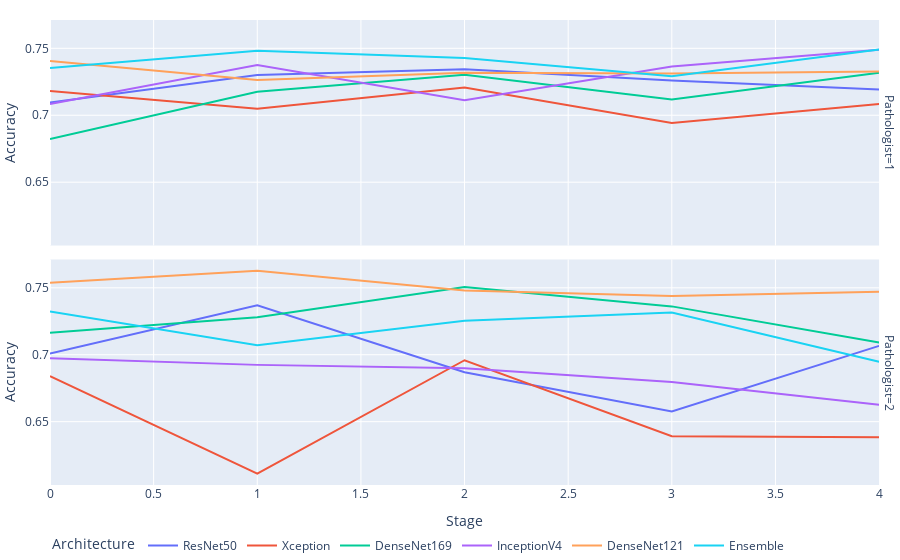

The code cell stored with this chart in its notebook:
### Code cell
import plotly.express as px

fig = px.line(df_total, x="Stage", y="Accuracy", color='Architecture',
              facet_row="Pathologist")
fig.update_layout(autosize=True, margin={'l': 0, 'r': 0, 't': 20, 'b': 0})
fig.update_layout(legend=dict(
    yanchor="top",
    y=1.10,
    xanchor="left",
    x=0.10,
    orientation= "h",
))
fig.write_image('ssl_gleasson_acc_v1.pdf')
fig.show()

### Figure 1 — Plotly figure (JSON) as saved in the notebook; plotly's stock layout.template omitted (floating-point values rounded to 4 significant figures)
{"data": [{"hovertemplate": "Architecture=ResNet50<br>Pathologist=1<br>Stage=%{x}<br>Accuracy=%{y}<extra></extra>", "legendgroup": "ResNet50", "line": {"color": "#636efa", "dash": "solid"}, "mode": "lines", "name": "ResNet50", "orientation": "v", "showlegend": true, "type": "scatter", "x": [0, 1, 2, 3, 4], "xaxis": "x2", "y": [0.7095, 0.73, 0.7344, 0.726, 0.7193], "yaxis": "y2"}, {"hovertemplate": "Architecture=ResNet50<br>Pathologist=2<br>Stage=%{x}<br>Accuracy=%{y}<extra></extra>", "legendgroup": "ResNet50", "line": {"color": "#636efa", "dash": "solid"}, "mode": "lines", "name": "ResNet50", "orientation": "v", "showlegend": false, "type": "scatter", "x": [0, 1, 2, 3, 4], "xaxis": "x", "y": [0.7008, 0.737, 0.6869, 0.6577, 0.7066], "yaxis": "y"}, {"hovertemplate": "Architecture=Xception<br>Pathologist=1<br>Stage=%{x}<br>Accuracy=%{y}<extra></extra>", "legendgroup": "Xception", "line": {"color": "#EF553B", "dash": "solid"}, "mode": "lines", "name": "Xception", "orientation": "v", "showlegend": true, "type": "scatter", "x": [0, 1, 2, 3, 4], "xaxis": "x2", "y": [0.7182, 0.7049, 0.7208, 0.6942, 0.7083], "yaxis": "y2"}, {"hovertemplate": "Architecture=Xception<br>Pathologist=2<br>Stage=%{x}<br>Accuracy=%{y}<extra></extra>", "legendgroup": "Xception", "line": {"color": "#EF553B", "dash": "solid"}, "mode": "lines", "name": "Xception", "orientation": "v", "showlegend": false, "type": "scatter", "x": [0, 1, 2, 3, 4], "xaxis": "x", "y": [0.684, 0.6111, 0.6959, 0.6392, 0.6383], "yaxis": "y"}, {"hovertemplate": "Architecture=DenseNet169<br>Pathologist=1<br>Stage=%{x}<br>Accuracy=%{y}<extra></extra>", "legendgroup": "DenseNet169", "line": {"color": "#00cc96", "dash": "solid"}, "mode": "lines", "name": "DenseNet169", "orientation": "v", "showlegend": true, "type": "scatter", "x": [0, 1, 2, 3, 4], "xaxis": "x2", "y": [0.6823, 0.7176, 0.7303, 0.7118, 0.7318], "yaxis": "y2"}, {"hovertemplate": "Architecture=DenseNet169<br>Pathologist=2<br>Stage=%{x}<br>Accuracy=%{y}<extra></extra>", "legendgroup": "DenseNet169", "line": {"color": "#00cc96", "dash": "solid"}, "mode": "lines", "name": "DenseNet169", "orientation": "v", "showlegend": false, "type": "scatter", "x": [0, 1, 2, 3, 4], "xaxis": "x", "y": [0.7164, 0.728, 0.7506, 0.7361, 0.7092], "yaxis": "y"}, {"hovertemplate": "Architecture=InceptionV4<br>Pathologist=1<br>Stage=%{x}<br>Accuracy=%{y}<extra></extra>", "legendgroup": "InceptionV4", "line": {"color": "#ab63fa", "dash": "solid"}, "mode": "lines", "name": "InceptionV4", "orientation": "v", "showlegend": true, "type": "scatter", "x": [0, 1, 2, 3, 4], "xaxis": "x2", "y": [0.7083, 0.7376, 0.7112, 0.7364, 0.7488], "yaxis": "y2"}, {"hovertemplate": "Architecture=InceptionV4<br>Pathologist=2<br>Stage=%{x}<br>Accuracy=%{y}<extra></extra>", "legendgroup": "InceptionV4", "line": {"color": "#ab63fa", "dash": "solid"}, "mode": "lines", "name": "InceptionV4", "orientation": "v", "showlegend": false, "type": "scatter", "x": [0, 1, 2, 3, 4], "xaxis": "x", "y": [0.6973, 0.6924, 0.6898, 0.6797, 0.6626], "yaxis": "y"}, {"hovertemplate": "Architecture=DenseNet121<br>Pathologist=1<br>Stage=%{x}<br>Accuracy=%{y}<extra></extra>", "legendgroup": "DenseNet121", "line": {"color": "#FFA15A", "dash": "solid"}, "mode": "lines", "name": "DenseNet121", "orientation": "v", "showlegend": true, "type": "scatter", "x": [0, 1, 2, 3, 4], "xaxis": "x2", "y": [0.7405, 0.7263, 0.7318, 0.7312, 0.7326], "yaxis": "y2"}, {"hovertemplate": "Architecture=DenseNet121<br>Pathologist=2<br>Stage=%{x}<br>Accuracy=%{y}<extra></extra>", "legendgroup": "DenseNet121", "line": {"color": "#FFA15A", "dash": "solid"}, "mode": "lines", "name": "DenseNet121", "orientation": "v", "showlegend": false, "type": "scatter", "x": [0, 1, 2, 3, 4], "xaxis": "x", "y": [0.7538, 0.7627, 0.748, 0.7439, 0.7471], "yaxis": "y"}, {"hovertemplate": "Architecture=Ensemble<br>Pathologist=1<br>Stage=%{x}<br>Accuracy=%{y}<extra></extra>", "legendgroup": "Ensemble", "line": {"color": "#19d3f3", "dash": "solid"}, "mode": "lines", "name": "Ensemble", "orientation": "v", "showlegend": true, "type": "scatter", "x": [0, 1, 2, 3, 4], "xaxis": "x2", "y": [0.7352, 0.7483, 0.7428, 0.7292, 0.7491], "yaxis": "y2"}, {"hovertemplate": "Architecture=Ensemble<br>Pathologist=2<br>Stage=%{x}<br>Accuracy=%{y}<extra></extra>", "legendgroup": "Ensemble", "line": {"color": "#19d3f3", "dash": "solid"}, "mode": "lines", "name": "Ensemble", "orientation": "v", "showlegend": false, "type": "scatter", "x": [0, 1, 2, 3, 4], "xaxis": "x", "y": [0.7323, 0.7072, 0.7254, 0.7315, 0.6947], "yaxis": "y"}], "layout": {"annotations": [{"font": {}, "showarrow": false, "text": "Pathologist=2", "textangle": 90, "x": 0.98, "xanchor": "left", "xref": "paper", "y": 0.2425, "yanchor": "middle", "yref": "paper"}, {"font": {}, "showarrow": false, "text": "Pathologist=1", "textangle": 90, "x": 0.98, "xanchor": "left", "xref": "paper", "y": 0.7575, "yanchor": "middle", "yref": "paper"}], "autosize": true, "legend": {"orientation": "h", "title": {"text": "Architecture"}, "tracegroupgap": 0, "xanchor": "left", "yanchor": "top"}, "margin": {"b": 0, "l": 0, "r": 0, "t": 20}, "xaxis": {"anchor": "y", "domain": [0, 0.98], "title": {"text": "Stage"}}, "xaxis2": {"anchor": "y2", "domain": [0, 0.98], "matches": "x", "showticklabels": false}, "yaxis": {"anchor": "x", "domain": [0, 0.485], "title": {"text": "Accuracy"}}, "yaxis2": {"anchor": "x2", "domain": [0.515, 1], "matches": "y", "title": {"text": "Accuracy"}}}}
